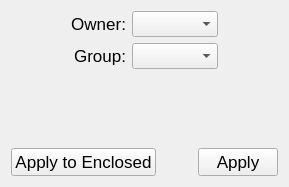
<?xml version="1.0" encoding="UTF-8"?>
<ui version="4.0">
 <class>CGetInfoPermOwnershipTab</class>
 <widget class="QWidget" name="CGetInfoPermOwnershipTab">
  <property name="geometry">
   <rect>
    <x>0</x>
    <y>0</y>
    <width>289</width>
    <height>187</height>
   </rect>
  </property>
  <property name="font">
   <font>
    <pointsize>13</pointsize>
   </font>
  </property>
  <property name="windowTitle">
   <string>Form</string>
  </property>
  <layout class="QVBoxLayout" name="verticalLayout_2">
   <item>
    <layout class="QHBoxLayout" name="horizontalLayout_2">
     <item>
      <spacer name="horizontalSpacer_3">
       <property name="orientation">
        <enum>Qt::Horizontal</enum>
       </property>
       <property name="sizeHint" stdset="0">
        <size>
         <width>5</width>
         <height>20</height>
        </size>
       </property>
      </spacer>
     </item>
     <item>
      <layout class="QVBoxLayout" name="verticalLayout">
       <item>
        <layout class="QHBoxLayout" name="horizontalLayout">
         <item>
          <spacer name="horizontalSpacer">
           <property name="orientation">
            <enum>Qt::Horizontal</enum>
           </property>
           <property name="sizeType">
            <enum>QSizePolicy::Fixed</enum>
           </property>
           <property name="sizeHint" stdset="0">
            <size>
             <width>20</width>
             <height>20</height>
            </size>
           </property>
          </spacer>
         </item>
         <item>
          <layout class="QGridLayout">
           <item row="0" column="0">
            <widget class="QLabel" name="label">
             <property name="text">
              <string>Owner:</string>
             </property>
             <property name="alignment">
              <set>Qt::AlignRight|Qt::AlignTrailing|Qt::AlignVCenter</set>
             </property>
            </widget>
           </item>
           <item row="0" column="1">
            <widget class="QComboBox" name="ownerCO">
             <property name="sizePolicy">
              <sizepolicy hsizetype="Preferred" vsizetype="Fixed">
               <horstretch>1</horstretch>
               <verstretch>0</verstretch>
              </sizepolicy>
             </property>
             <property name="font">
              <font>
               <pointsize>11</pointsize>
              </font>
             </property>
            </widget>
           </item>
           <item row="1" column="0">
            <widget class="QLabel" name="label_2">
             <property name="text">
              <string>Group:</string>
             </property>
             <property name="alignment">
              <set>Qt::AlignRight|Qt::AlignTrailing|Qt::AlignVCenter</set>
             </property>
            </widget>
           </item>
           <item row="1" column="1">
            <widget class="QComboBox" name="groupCO">
             <property name="sizePolicy">
              <sizepolicy hsizetype="Preferred" vsizetype="Fixed">
               <horstretch>1</horstretch>
               <verstretch>0</verstretch>
              </sizepolicy>
             </property>
             <property name="font">
              <font>
               <pointsize>11</pointsize>
              </font>
             </property>
            </widget>
           </item>
          </layout>
         </item>
         <item>
          <spacer name="horizontalSpacer_2">
           <property name="orientation">
            <enum>Qt::Horizontal</enum>
           </property>
           <property name="sizeType">
            <enum>QSizePolicy::Fixed</enum>
           </property>
           <property name="sizeHint" stdset="0">
            <size>
             <width>20</width>
             <height>20</height>
            </size>
           </property>
          </spacer>
         </item>
        </layout>
       </item>
       <item>
        <spacer name="verticalSpacer">
         <property name="orientation">
          <enum>Qt::Vertical</enum>
         </property>
         <property name="sizeType">
          <enum>QSizePolicy::Fixed</enum>
         </property>
         <property name="sizeHint" stdset="0">
          <size>
           <width>20</width>
           <height>7</height>
          </size>
         </property>
        </spacer>
       </item>
      </layout>
     </item>
     <item>
      <spacer name="horizontalSpacer_4">
       <property name="orientation">
        <enum>Qt::Horizontal</enum>
       </property>
       <property name="sizeHint" stdset="0">
        <size>
         <width>5</width>
         <height>20</height>
        </size>
       </property>
      </spacer>
     </item>
    </layout>
   </item>
   <item>
    <spacer name="verticalSpacer_2">
     <property name="orientation">
      <enum>Qt::Vertical</enum>
     </property>
     <property name="sizeHint" stdset="0">
      <size>
       <width>20</width>
       <height>5</height>
      </size>
     </property>
    </spacer>
   </item>
   <item>
    <layout class="QHBoxLayout" name="horizontalLayout_3">
     <item>
      <widget class="QPushButton" name="buttonApplyEnclosed">
       <property name="text">
        <string>Apply to Enclosed</string>
       </property>
      </widget>
     </item>
     <item>
      <spacer name="horizontalSpacer_5">
       <property name="orientation">
        <enum>Qt::Horizontal</enum>
       </property>
       <property name="sizeHint" stdset="0">
        <size>
         <width>5</width>
         <height>20</height>
        </size>
       </property>
      </spacer>
     </item>
     <item>
      <widget class="QPushButton" name="buttonApply">
       <property name="text">
        <string>Apply</string>
       </property>
      </widget>
     </item>
    </layout>
   </item>
  </layout>
 </widget>
 <resources/>
 <connections/>
</ui>
